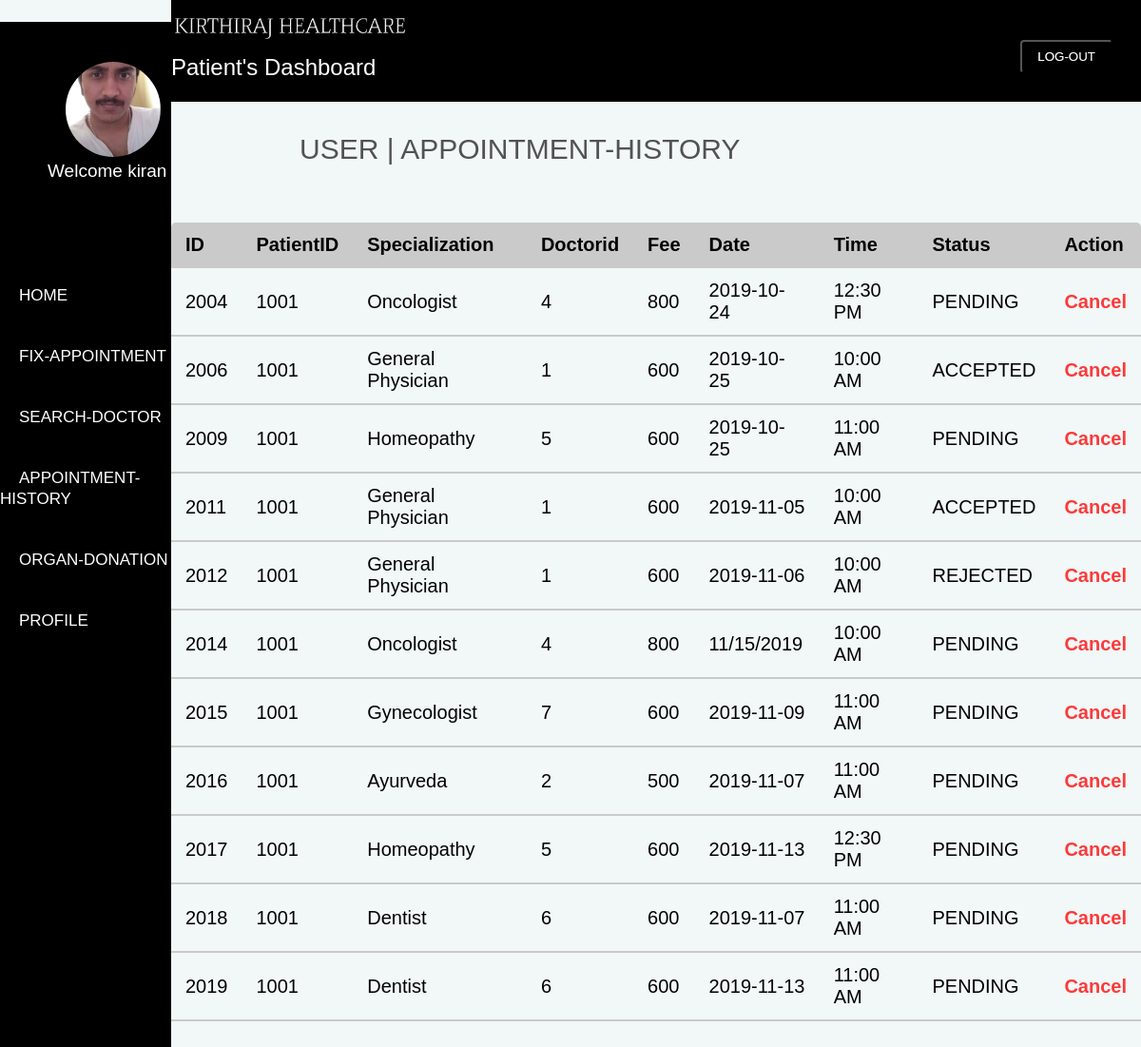
Page /Patient_Dashboard/history1.php (signed in) on the committed database.
### tables this page shows
CREATE TABLE `appointments` (
  `id` int(10) NOT NULL,
  `patientrid` int(10) NOT NULL,
  `specialisationss` varchar(30) NOT NULL,
  `doctors` int(30) NOT NULL,
  `fees` varchar(50) NOT NULL,
  `datee` varchar(50) NOT NULL,
  `timee` varchar(50) NOT NULL,
  `Status` varchar(10) NOT NULL
);

CREATE TABLE `patientt` (
  `id` int(10) NOT NULL,
  `firstname` varchar(50) NOT NULL,
  `lastname` varchar(50) NOT NULL,
  `gender` varchar(50) NOT NULL,
  `username` varchar(20) NOT NULL,
  `dob` date NOT NULL,
  `email` varchar(50) NOT NULL,
  `mobno` varchar(50) NOT NULL,
  `picsource` varchar(350) NOT NULL,
  `password` varchar(50) NOT NULL,
  `created_date` timestamp NOT NULL DEFAULT current_timestamp()
);

### Patient_Dashboard/history.php (the view, shortened to what this page needs)
<?php
require 'dbconfig/mark1.php';
$user = $_SESSION['user'];
$query = "SELECT * FROM patientt WHERE username = '$user'";
$data = mysqli_query($con,$query);
$result = mysqli_fetch_assoc($data);
?>
<!DOCTYPE html>
<html>
<head>
	<link rel="stylesheet" type="text/css" href="experinav.css?a=<?php echo time();?>">
</head>
<body>
	<div class="menu2">
		<div class="history">
			<br><p>user | Appointment-History</p>
		</div>
		<table class="htable" >
			<tr>
				<thead>
				<th>ID</th>
				<th>PatientID</th>
				<th>Specialization</th>
				<th>Doctorid</th>
				<th>Fee</th>
				<th>Date</th>
				<th>Time</th>
			   <th>Status</th>
			   <th>Action</th>
			</tr>
			<?php
			$id =  $result['id'];
			$sql = "SELECT * from appointments where patientrid = '$id' ";
			$result = mysqli_query($con,$sql);
			if($result -> num_rows > 0){
				  while ($row = $result -> fetch_assoc()){
				  	echo "<tr>
				  	      <tbody>
				  	      <td>".$row["id"]."</td>
				  	      <td>". $row["patientrid"]."</td>
				  	      <td>".$row["specialisationss"]."</td>
				  	      <td>".$row["doctors"]."</td>
				  	      <td>".$row["fees"]."</td>
				  	      <td>".$row["datee"]."</td>
				  	      <td>".$row["timee"]."</td>
				  	      <td>".$row["Status"]."</td>
				  	      <td><a href='cancel1.php?id=$row[id]' id='cancel'>Cancel</a>
				  	      </tbody>
				  	      </tr>";
				  }
				  echo "</table>";
			}
			?>
	</div>
</body>
</html>

### Patient_Dashboard/history1.php (shortened to what this page needs)
<!DOCTYPE html>
<html>
<head>
	<link rel="stylesheet"  href="experinav.css?a=<?php echo time();?>">
</head>
<body>
	  <div id="app" >
		<?php include('top.php');?>
	</div>
			<div class="appp">
			 <?php include('history.php');?>
				</div>
                <div id="apppp" style="margin-top: 1%;"  >
			   <?php include('nav1.php');?>
			    </div>
</body>
</html>

### Patient_Dashboard/top.php (shortened to what this page needs)
<!DOCTYPE html>
<html>
<head>
	<link rel="stylesheet" href="experinav.css?v=<?php echo time(); ?>">
</head>
<body>
	<div class="menuu">
		<div class="heading">
			<img src="../cooltext330950241525008.png">
			<br><br><br><br><br>
			<p>Patient's Dashboard</p>
		</div>
	</div>
	<div>
		<a href="logout.php"> <button type="button" name="logout">LOG-OUT</button></a>
	</div>
</body>
</html>

### Patient_Dashboard/nav1.php (shortened to what this page needs)
<?php
require 'dbconfig/mark1.php';
$user = $_SESSION['user'];
$query = "SELECT * FROM patientt WHERE username = '$user'";
$data = mysqli_query($con,$query);
$result = mysqli_fetch_assoc($data);
?>
<!DOCTYPE html>
<html>
<head>
	<link rel="stylesheet"  href="experinav.css?v=<?php echo time();?>">
</head>
<body>
	<div class="menu">
		<img src="<?php echo $result['picsource']; ?>">
		<p> Welcome <?php echo $user?></p>
		<div class="navi">
			<ul>
<br><br><br><br><br><br><li><h3><a href="home1.php" class="cool-link"  style="text-decoration: none; margin-top:1px;">HOME</h3></a></br></li>
	<li><h3><a href="fix.php" class="cool-link "style="text-decoration: none;margin-top: ">FIX-APPOINTMENT</h3></a></br></li>
		<li><h3><a href="search1.php" class="cool-link" style="text-decoration: none;">SEARCH-DOCTOR</h3></a></br></li>
			<li><h3><a href="history1.php" class="cool-link" style="text-decoration: none;"style="text-decoration: none;">APPOINTMENT-HISTORY</h3></a></br></li>
				<li><h3><a href="Don1.php" class="cool-link" style="text-decoration: none; ">ORGAN-DONATION</h3></a></br></li>
				<li><h3><a href="profile1.php" class="cool-link" style="text-decoration: none; ">PROFILE</h3></a></br></li>
				</ul>
					</div>
				</div>
</body>
</html>

### Patient_Dashboard/experinav.css (style rules this page uses)
* { margin:0; padding: 0; font-family: Arial, Helvetica, sans-serif; }
.menu { width:15%; height: 160vh; background-color: black; margin-top: -13%; }
li a { color: white; font-weight: lighter; font-size: 17px; padding: 0 20px; }
.cool-link::after { content: ''; display: block; width: 0; height: 2px; background: white; transition: width .3s; }
ul .cool-link { margin-top: 20px; }
.menu img { height: 100px; width: 100px; margin-left: 69px; margin-top: 20px; border-radius: 50%; }
.menu p { color: white; margin-left: 50px; font-size: 19px; }
.heading img { float: left; height: 30px; width: 250px; margin-top: 15px; }
.menuu { width:85%; height: 107px; margin-left: 15%; background-color: black; }
button { float: right; margin-top: -65px; margin-right: 30px; padding: 8px 16px; border-radius: 4px; cursor: pointer; border:2px bold black; background: linear-gradient(45deg,#fff 50%,rgba(0,0,0,0.6)); -webkit-background-clip:text; position: relative; color: #fff; }
button:after { content: ""; position: absolute; top: 0; bottom: 0; left: 0; right: 0; background: linear-gradient(45deg,orangered 50%,transparent 50%); z-index: -1; }
button,button:after { background-size: 300%; background-position: 100%; transition: 1s,font-size .2s; }
.heading p { margin-top: -33px; font-family: Arial, Helvetica, sans-serif; font-size: 24px; color: white; }
body { background:#F2F7F7; }
.menu2 { width: 100%; height: 60px; }
.history p { font-size: 30px; font-weight: lighter; margin-top: 15px; margin-left: 315px; color: #525252; text-transform: uppercase; }
.htable { border-collapse: collapse; font-size: 20px; min-width: 400px; border-radius: 5px 5px 0 0; overflow: hidden; margin-left: 15%; margin-top: 5%; width: 85%; }
.htable th, .htable td { padding: 12px 15px; }
.htable tbody tr { border-bottom: 1px solid #dddddd; }
.htable tbody tr:last-of-type { border-bottom: 2px solid #CACACA; }
#cancel { color: #FB3A3A; text-decoration: none; font-weight:bold; transition: color 0.4s; }
* { margin: 0; padding: 0; font-family: Arial, Helvetica, sans-serif; }
body { background-color:#F2F7F7; }

### rows in the picture
appointments: id "2004", patientrid "1001", specialisationss "Oncologist", doctors "4", fees "800", datee "2019-10-24", timee "12:30 PM", Status "PENDING"
appointments: id "2006", patientrid "1001", specialisationss "General Physician", doctors "1", fees "600", datee "2019-10-25", timee "10:00 AM", Status "ACCEPTED"
appointments: id "2009", patientrid "1001", specialisationss "Homeopathy", doctors "5", fees "600", datee "2019-10-25", timee "11:00 AM", Status "PENDING"
appointments: id "2011", patientrid "1001", specialisationss "General Physician", doctors "1", fees "600", datee "2019-11-05", timee "10:00 AM", Status "ACCEPTED"
appointments: id "2012", patientrid "1001", specialisationss "General Physician", doctors "1", fees "600", datee "2019-11-06", timee "10:00 AM", Status "REJECTED"
appointments: id "2014", patientrid "1001", specialisationss "Oncologist", doctors "4", fees "800", datee "11/15/2019", timee "10:00 AM", Status "PENDING"
appointments: id "2015", patientrid "1001", specialisationss "Gynecologist", doctors "7", fees "600", datee "2019-11-09", timee "11:00 AM", Status "PENDING"
appointments: id "2016", patientrid "1001", specialisationss "Ayurveda", doctors "2", fees "500", datee "2019-11-07", timee "11:00 AM", Status "PENDING"
appointments: id "2017", patientrid "1001", specialisationss "Homeopathy", doctors "5", fees "600", datee "2019-11-13", timee "12:30 PM", Status "PENDING"
appointments: id "2018", patientrid "1001", specialisationss "Dentist", doctors "6", fees "600", datee "2019-11-07", timee "11:00 AM", Status "PENDING"
appointments: id "2019", patientrid "1001", specialisationss "Dentist", doctors "6", fees "600", datee "2019-11-13", timee "11:00 AM", Status "PENDING"
patientt: picsource (picture)

### other values in the picture
$user "kiran"
